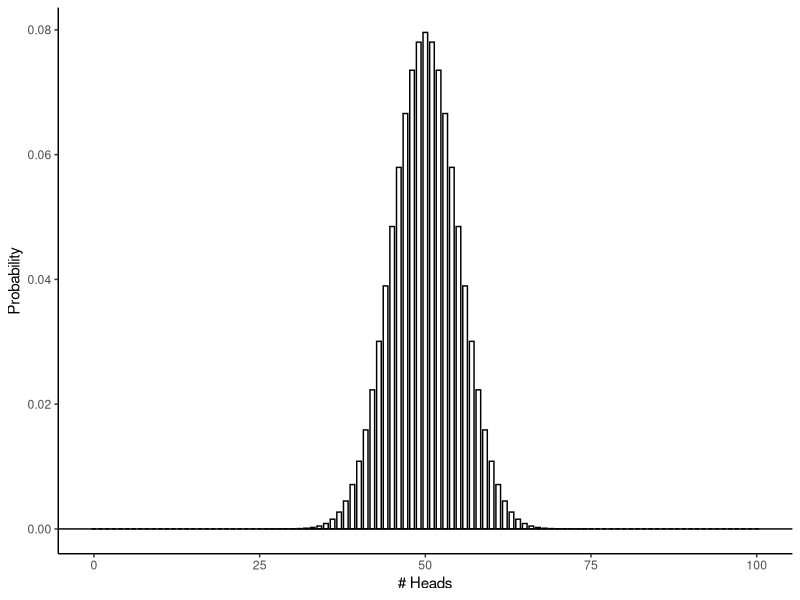
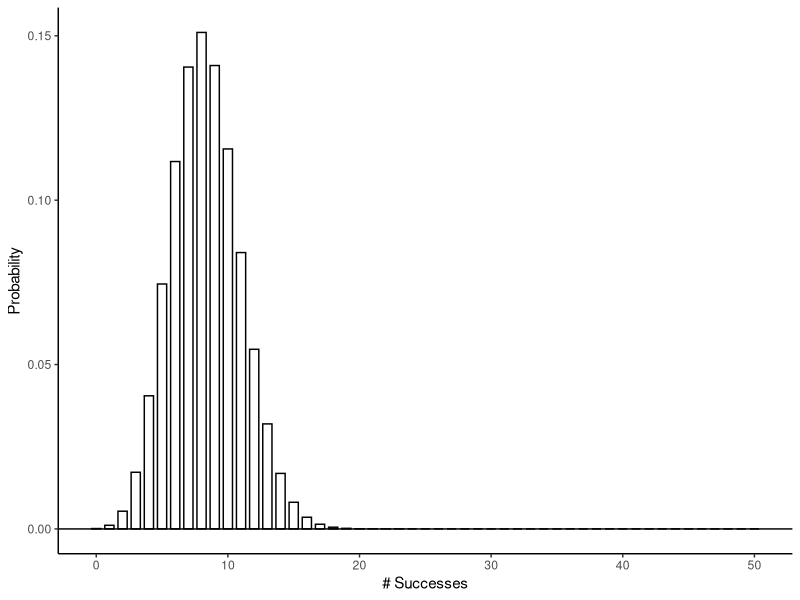
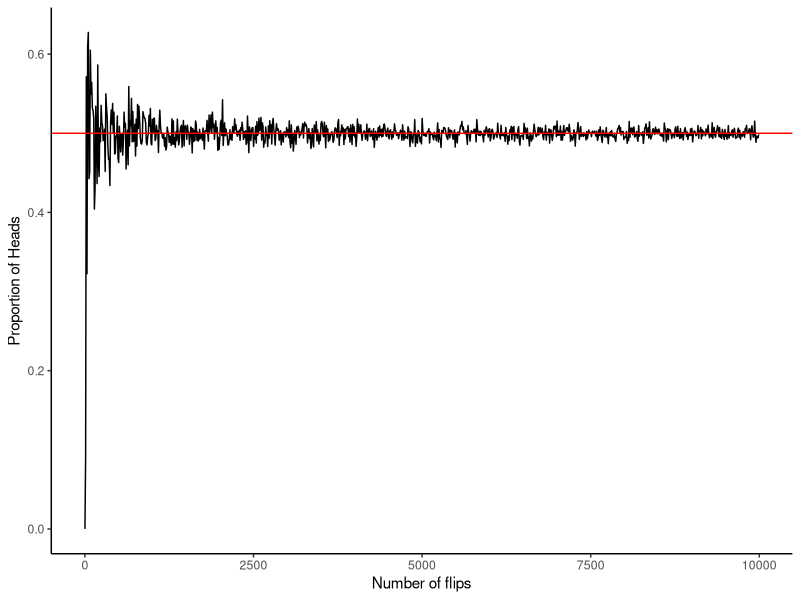
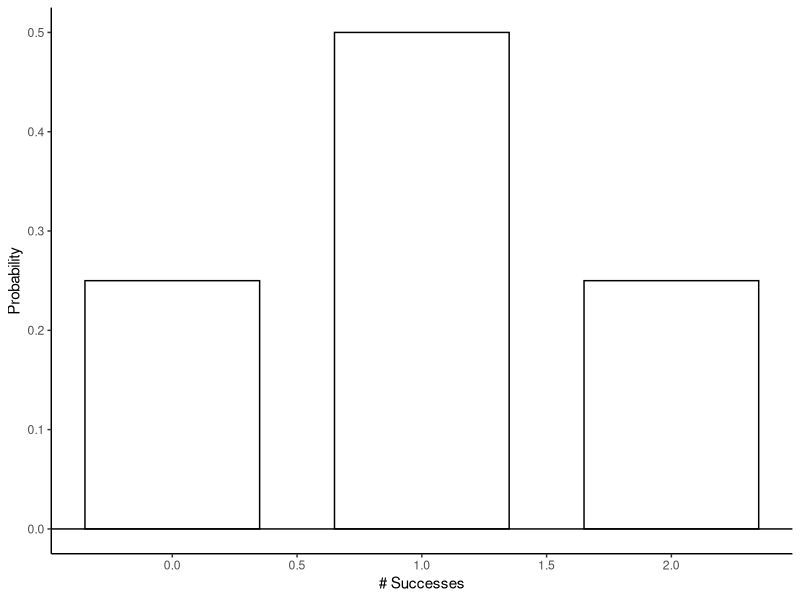
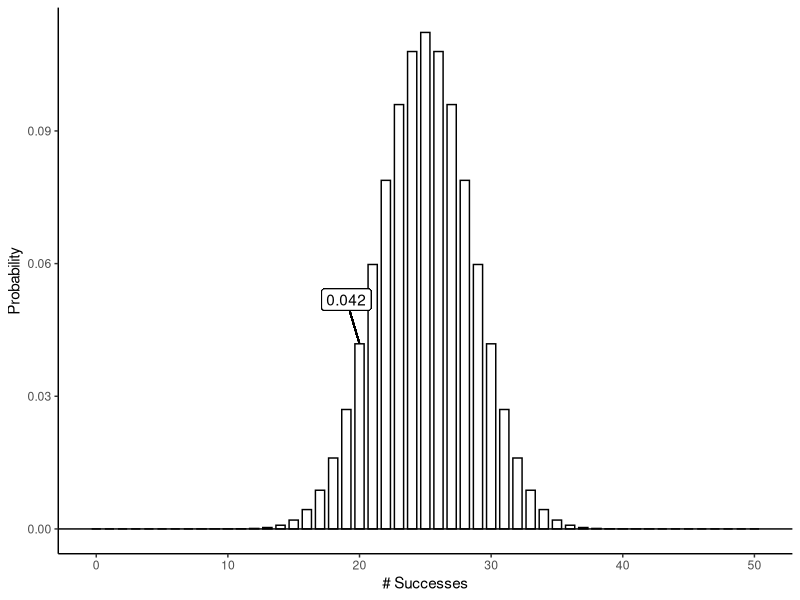
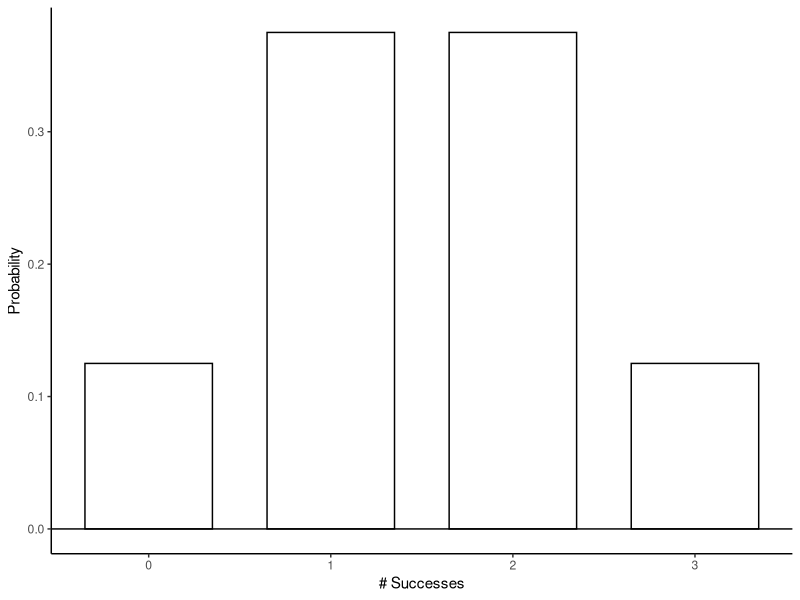
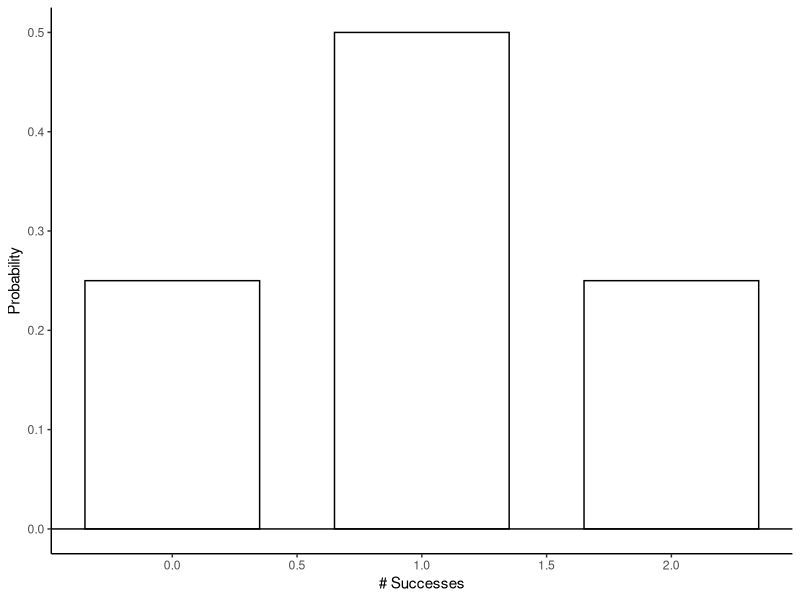
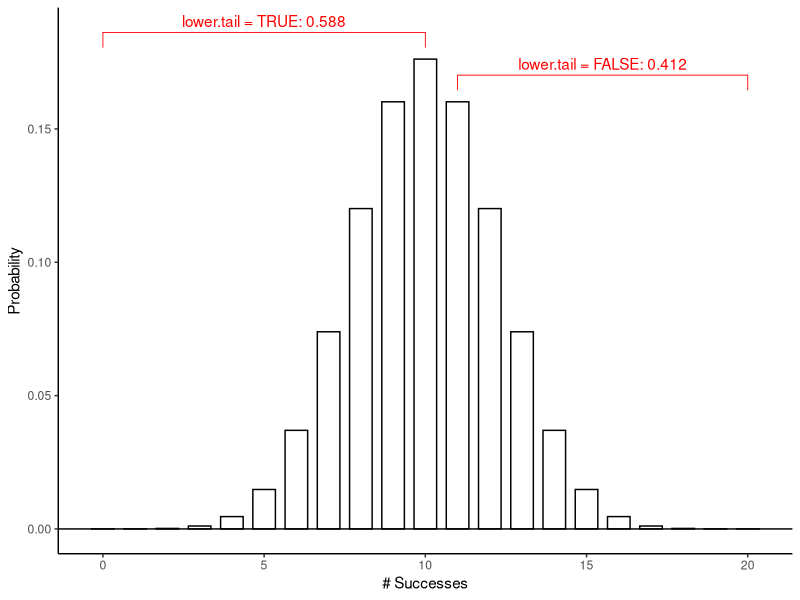

These charts were generated, in order, by the following R code:
## ---- chunk 1
# set chunk options
knitr::opts_chunk$set(message = FALSE,
                      warning = FALSE)

# suppress scientific notation
options(scipen = 999)

# load packages
library(tidyverse)
library(psych)
library(ggpubr)
## ---- chunk 2
# create probability curve

binom_dist <- data.frame(x = seq(0, 100, 1)) %>% #for the x axis, number of heads that we want to get the probability for
  mutate(prob = dbinom(x, size = 100, prob = 1/2)) #probability of any number of heads

ggplot(binom_dist, aes(x = x, y = prob))+
  geom_bar(stat = "identity", width = 0.7, fill = "white", color = "black")+
  geom_hline(yintercept = 0)+
  labs(x = "# Heads",
       y = "Probability")+
  theme_classic()

## ---- chunk 3
draw_binomial <- function(size, prob){
  
  #size: the number of trials
  #prob: probability of success

  binom_dist <- data.frame(x = 0:size) %>% #for the x axis, all possible successes for the x axis
    mutate(prob = dbinom(x, size = size, prob = prob)) #probability of any number of heads
  
  (plt <- ggplot(binom_dist, aes(x = x, y = prob))+
      geom_bar(stat = "identity", width = 0.7, fill = "white", color = "black")+
      geom_hline(yintercept = 0)+
      labs(x = "# Successes",
           y = "Probability")+
      theme_classic())
  
  return(plt)
}

draw_binomial(size = 50, prob = 1/6)


## ---- chunk 4
set.seed(1)
## ---- chunk 5
#side note: if we wrap a command in parentheses, it will assign the output of a function to the object and still print it at the same time!
(flip <- rbinom(n = 50, #trials
       size = 1, #number of coins per trial
       prob = 0.5)) #probability of success (1)
## ---- chunk 6
mean(flip)
## ---- chunk 7
flip <- rbinom(n = 10000, #trials
       size = 1, #number of coins per trial
       prob = 0.5) #probability of success (1)

mean(flip)
## ---- chunk 8
rbinom(n = 10, size = 2, prob = 1/2) 
## ---- chunk 9

flip_simulation <- data.frame(N_flips = seq(1, 10000, by = 10), #this is the number of flips we want to look at
                              prop_head = NA) #just a placeholder, we're going to fill this with the proportions iteratively

#Don't worry too much about the code below, but this is a for loop, implementing an iterative process
for (i in 1:nrow(flip_simulation)){ #this is telling R to go through each row of our data frame
  #and then we fill the proportion of head column with the proportion of heads from the result of the binomial process
  flip_simulation$prop_head[i] <- mean(rbinom(n = flip_simulation$N_flips[i], size = 1, prob = 0.5))
}

ggplot(flip_simulation, aes(x  = N_flips, y = prop_head))+
  geom_line()+
  geom_hline(yintercept = 0.5, color = "red")+
  labs(x = "Number of flips",
       y = "Proportion of Heads")+
  theme_classic()
## ---- chunk 10
# your code here

rbinom(n = 10, size = 3, prob = 0.5)

## ---- chunk 11
# your code here
rbinom(n = 10, size = 5, prob = 1/6)

## ---- chunk 12
# your code here

rbinom(n = 100, size = 1, prob = 1/13)

## ---- chunk 13
dbinom(x = 1, size = 2, prob = .5)
draw_binomial(size = 2, prob = .5) #that checks out!
## ---- chunk 14
# HT + TH
(.5 * .5) + (.5 * .5)
## ---- chunk 15
dbinom(x = 20, size = 50, prob = 0.5)

draw_binomial(size = 50, prob = 0.5)+
  geom_segment(aes(x = 20-1, xend = 20, y = dbinom(x = 20, size = 50, prob = 0.5)+0.01, yend = dbinom(x = 20, size = 50, prob = 0.5)))+
  geom_label(aes(x = 20-1, y = dbinom(x = 20, size = 50, prob = 0.5)+0.01, label = round(dbinom(x = 20, size = 50, prob = 0.5), 3)))
## ---- chunk 16
# your code here

dbinom(x = 1, size = 3, prob = 0.5)
draw_binomial(size = 3, prob = 0.5)

## ---- chunk 17
# your code here

dbinom(x = 2, size = 2, prob = 1/13)

## ---- chunk 18
# your code here

dbinom(x = 0, size = 2, prob = 1/13)

## ---- chunk 19
pbinom(q = 100, size = 100, prob = 1/2)
draw_binomial(size = 2, prob = 0.5)
## ---- chunk 20
# HT + TH + TT
(.5 * .5) + (.5 * .5) + (.5 * .5)
## ---- chunk 21
pbinom(q = 1, size = 2, prob = 1/2, lower.tail = TRUE)
pbinom(q = 1, size = 2, prob = 1/2, lower.tail = FALSE)
## ---- chunk 22
#this is just for instruction purposes, no need to fully understand this code
q <- 10
size <- 20
prob <- 0.5

draw_binomial(size = size, prob = prob)+
  geom_bracket(xmin = 0, xmax = q, 
               y.position = (dbinom(x = q, size = size, prob = prob)+0.01), 
               label = paste0("lower.tail = TRUE: ", round(pbinom(q = q, size = size, prob = prob, lower.tail = TRUE), 3)), color = "red")+
  geom_bracket(xmin = q+1, xmax = size, 
               y.position = (dbinom(x = q+1, size = size, prob = prob)+0.01), 
               label = paste0("lower.tail = FALSE: ", round(pbinom(q = q, size = size, prob = prob, lower.tail = FALSE), 3)), color = "red")



draw_binomial(size = 100, prob = 0.5)
pbinom(q = 2, size = 100, prob = 0.50)

## ---- chunk 23
# your code here

pbinom(q = 1, size = 10, prob = 0.5)
draw_binomial(size = 10, prob = 0.5)

## ---- chunk 24
# your code here

pbinom(q = 1, size = 1, prob = 1/6)
draw_binomial(size = 1, prob = 1/6)

## ---- chunk 25
# your code here

pbinom(q = 3, size = 9, prob = 1/6, lower.tail = FALSE)

## ---- chunk 26
qbinom(p = 1.00, size = 10, prob = 1/2, lower.tail = TRUE)
draw_binomial(size = 10, prob = 0.5)
## ---- chunk 27

q <- 10
size <- 10
prob <- 0.5

#this is just for instruction purposes, no need to fully understand this code
draw_binomial(size = size, prob = prob)+
  geom_bracket(xmin = 0, xmax = q, 
               y.position = (dbinom(x = q, size = size, prob = prob)+0.01), 
               label = paste0("lower.tail = TRUE: ", round(pbinom(q = q, size = size, prob = prob, lower.tail = TRUE), 3)), color = "red")+
  geom_bracket(xmin = q+1, xmax = size, 
               y.position = (dbinom(x = q+1, size = size, prob = prob)+0.01), 
               label = paste0("lower.tail = FALSE: ", round(pbinom(q = q, size = size, prob = prob, lower.tail = FALSE), 3)), color = "red")

#At what number of successes (or less) is X% of the distribution covered?
qbinom(p = 0.75, size = size, prob = prob, lower.tail = TRUE)

#Above (!) what number of successes is X% of the distribution covered?
qbinom(p = 0.75, size = size, prob = prob, lower.tail = FALSE)

## ---- chunk 28
# your code here

qbinom(p = 0.5, size = 100, prob = 0.5)

## ---- chunk 29
# your code here
qbinom(p = .25, size = 100, prob = 0.5)

## ---- chunk 30
# your code here

qbinom(p = .25, size = 100, prob = 0.5, lower.tail = FALSE)

## ---- chunk 31

draw_normal <- function(M, SD){
  
  #M = mean of the normal distribution we want to draw
  #SD = sd of the normal distribution we want to draw
  
  x = seq(M - 4*SD, M + 4*SD, 0.1) #this is for the x axis, we're plotting a range from M +/- 4 SD, that covers most of the interesting part of the distribution
  
  norm_dist <- data.frame(x = x) %>% 
    mutate(prob = dnorm(x, mean = M, sd = SD)) #probability of any number of heads
  
  (plt <- ggplot(norm_dist, aes(x = x, y = prob))+
    geom_line()+
    labs(x = "x",
         y = "Density")+
    theme_classic())
  
  return(plt)
  
}

draw_normal(M = 0, SD = 1)

## ---- chunk 32
set.seed(2)
## ---- chunk 33
x <- rnorm(n = 5000, mean = 0, sd = 1)
x

hist(x)
## ---- chunk 34
mean(x)
sd(x)
## ---- chunk 35
# your code here
rnorm(n = 10, mean = 100, sd = 1)
## ---- chunk 36
# your code here

mean(x)
sd(x)

## ---- chunk 37
dnorm(x = 0, mean = 0, sd = 1)

draw_normal(M = 0, SD = 1) +
  geom_segment(x = 0, xend = -Inf, y = dnorm(x = 0, mean = 0, sd = 1), color = "red")+
  geom_segment(x = 0, y = -Inf, yend = dnorm(x = 0, mean = 0, sd = 1))+
  geom_label(label = round(dnorm(x = 0, mean = 0, sd = 1), 3), x = 0, y = dnorm(x = 0, mean = 0, sd = 1), hjust = 0)

## ---- chunk 38
dnorm(x = 1, mean = 0, sd = 1)
## ---- chunk 39
# your code here
dnorm(x = -1, mean = 0, sd = 1)

## ---- chunk 40
pnorm(q = 0, mean = 0, sd = 1, lower.tail = TRUE)

q <- -2
M <- 0
SD <- 1

draw_normal(M = M, SD = SD)+
  geom_vline(xintercept = q)+
  geom_label(x = q, y = 0, label = q)+
  geom_bracket(xmin = -4, xmax = q, 
               y.position = (dnorm(x = q, mean = M, sd = SD)+0.01), 
               label = paste0("lower.tail = TRUE: ", round(pnorm(q = q, mean = 0, sd = 1, lower.tail = TRUE), 3)), color = "red")+
  geom_bracket(xmin = q+0.01, xmax = Inf, 
               y.position = (dnorm(x = q, mean = M, sd = SD)+0.03), 
               label = paste0("lower.tail = FALSE: ", round(pnorm(q = q, mean = 0, sd = 1, lower.tail = FALSE), 3)), color = "red")

## ---- chunk 41
pnorm(q = 40, mean = 50, sd = 10, lower.tail = TRUE)
## ---- chunk 42
# your code here

pnorm(q = 60, mean = 30, sd = 15)
draw_normal(M = 30, SD = 15)

## ---- chunk 43
# your code here

pnorm(q = -5, mean = 0, sd = 5, lower.tail = FALSE)

## ---- chunk 44
qnorm(p = 0.025, mean = 0, sd = 1, lower.tail = TRUE)
## ---- chunk 45
# your code here
qnorm(p = 0.51, mean = 100, sd = 10)
## ---- chunk 46
# your code here
qnorm(p = 0.51, mean = 100, sd = 10, lower.tail = FALSE)

## ---- chunk 47
# your code here
## ---- chunk 48
# your code here
## ---- chunk 49
# your code here
## ---- chunk 50
# your code here
## ---- chunk 51
# your code here
## ---- chunk 52
# your code here
## ---- chunk 53
# your code here
## ---- chunk 54
# your code here
## ---- chunk 55
# your code here
## ---- chunk 56
# your code here
